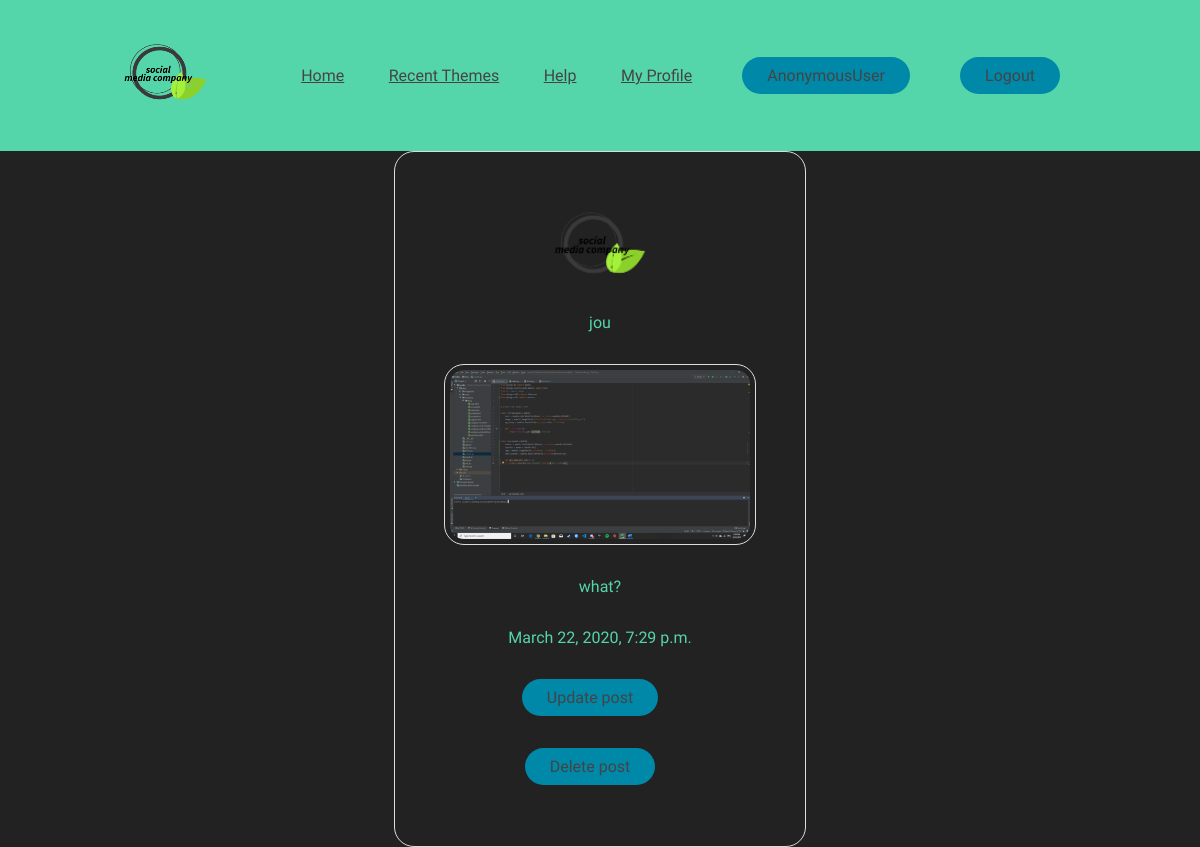
The app's page /post/2/ with its own data.
### blog/models.py (models this page shows, shortened)
class Post(models.Model):
    user = models.ForeignKey(settings.AUTH_USER_MODEL,
                             related_name='images_created',
                             on_delete=models.CASCADE)
    image = models.ImageField(upload_to='images/%Y/%m/%d/')
    caption = models.TextField(db_index=True)
    created = models.DateTimeField(default=timezone.now)
    user_like = models.ManyToManyField(settings.AUTH_USER_MODEL,
                                       related_name='images_liked',
                                       blank=True)

class Profile(models.Model):
    user = models.OneToOneField(User, on_delete=models.CASCADE)
    image = models.ImageField(default='default.jpg', upload_to='profile_pic')
    my_story = models.CharField(max_length=200, null=True)

### blog/views.py (the view)
# urls.py: path('post/<int:pk>/', PostDetailView.as_view(), name='post-detail'),
class PostDetailView(DetailView):
    model = Post

### blog/templates/blog/post_detail.html (shortened to what this page needs)
{% load static %}
<html>
    <head>
        <link rel="stylesheet" type="text/css" href="{% static 'blog/style.css'%}">
    </head>
        <header>
            <a href="{% url 'blog-home' %}"><img class="logo" src="{% static 'image/logo.png' %}" alt="logo" ></a>
            <nav class="nav_bar">
                <ul>
                    <li><a href="{% url 'blog-home' %}">Home</a></li>
                    <li><a href="{% url 'blog-recent' %}">Recent Themes</a></li>
                    <li><a href="{% url 'blog-help' %}">Help</a></li>
                    <li><a href="{% url 'blog-profile' %}">My Profile</a></li>
                </ul>
            </nav>
            <a class="profile" href="{% url 'blog-profile' %}"><button>{{request.user}}</button></a>
            <a class="logout" href="{% url 'blog-logout' %}"><button>Logout</button></a>
        </header>
        <div class="box">
            <img class="profile-img" src="{{ object.user.profile.image.url }}">
            <p>{{ object.user }}</p>
            <p><img class="post" src="{{ post.image.url }}"></p>
            <p>{{ object.caption }}</p>
            <p>{{ object.created }}</p>
            <p><a href="{% url 'post-update' pk=post.id %}"><button>Update post</button></a></p>
            <p><a href="{% url 'post-delete' pk=post.id %}"><button>Delete post</button></a></p>
        </div>
    </body>
</html>

### blog/static/blog/style.css (style rules this page uses)
li, a, button { font-family: 'ZCOOL KuaiLe', cursive; font-weight: 500; font-size: 16px; color: #444; text-decoration: none; }
header { display: flex; justify-content: space-between; align-items: center; text-align: center; background: #55d6aa; padding: 30px 10%; }
.logo { cursor: pointer; }
.nav_bar { list-style: none; }
.nav_bar li { display: inline-block; padding: 0px 20px; text-decoration: underline; }
.nav_bar li a { transition: all 0.3s ease 0s; }
button { padding: 9px 25px; background-color: rgba(0, 136, 169, 1); border: none; border-radius: 50px; cursor: pointer; transition: all 0.3s ease 0s; margin-right: 20px; }
p { font-family: 'ZCOOL KuaiLe', cursive; text-align: center; color: #55d6aa; }

### blog/templates/blog/post_detail.html (style rules this page uses)
.box { border: 1px solid #ddd; border-radius: 20px; padding: 45px; margin: 0 auto; width: 320px; height: auto; display: flex; flex-direction: column }
.profile-img { display : block; margin-left: auto; margin-right: auto; border-radius: 15px 50px; width: auto; height: 100px; }
.post { border: 1px solid #ddd; border-radius: 20px; padding: 5px; width: 300px; }

### records on screen
Post: user.profile.image (picture), user "jou", image (picture), caption "what?", created "March 22, 2020, 7:29 p.m."

### other values on screen
{{ request.user }} "AnonymousUser"
